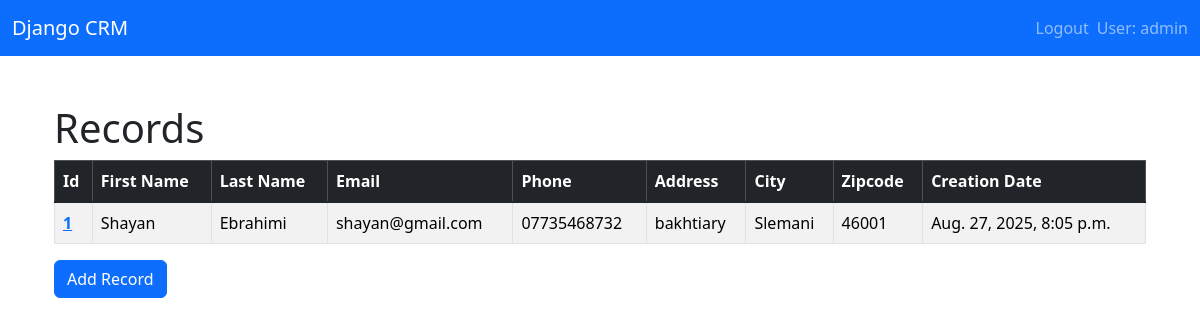
Screenshot of / (signed in) with the database file from the repository.
### website/models.py (models this page shows, shortened)
class Record(models.Model):
    created_at = models.DateTimeField(auto_now_add=True)
    first_name = models.CharField(max_length=100)
    last_name = models.CharField(max_length=100)
    email = models.CharField(max_length=100)
    phone_number = models.CharField(max_length=15)
    address = models.CharField(max_length=100)
    city = models.CharField(max_length=100)
    state = models.CharField(max_length=100)
    zipcode =models.CharField(max_length=100)

### website/views.py (the view)
# urls.py: 2. Add a URL to urlpatterns:  path('', views.home, name='home')
def home(request):
    records = Record.objects.all()
    context = {"records":records}
    return render(request, "home.html", context)

### website/templates/home.html (shortened to what this page needs)
{% extends "layout.html" %}
{% block content %}
    <h1>Records</h1>
    <table class="table table-striped table-hover table-bordered">
  <thead class="table-dark">
    <tr>
      <th scope="col">Id</th>
      <th scope="col">First Name</th>
      <th scope="col">Last Name</th>
      <th scope="col">Email</th>
      <th scope="col">Phone</th>
      <th scope="col">Address</th>
      <th scope="col">City</th>
      <th scope="col">Zipcode</th>
      <th scope="col">Creation Date</th>
    </tr>
  </thead>
  <tbody class="table-group-divider">
    {% if records %}
        {% for record in records %}
            <tr>
                <th scope="row"><a href="{% url "customer_record" pk=record.id %}">{{record.id}}</th></a>
                <td>{{record.first_name}}</td>
                <td>{{record.last_name}}</td>
                <td>{{record.email}}</td>
                <td>{{record.phone_number}}</td>
                <td>{{record.address}}</td>
                <td>{{record.city}}</td>
                <td>{{record.zipcode}}</td>
                <td>{{record.created_at}}</td>
            </tr>
        {% endfor %}
    {% endif %}
  </tbody>
</table>
<a href="{% url "add_record" %}" class="btn btn-primary">Add Record</a>
{% endblock content %}

### website/templates/navbar.html (shortened to what this page needs)
<nav class="navbar navbar-expand-lg navbar-dark bg-primary">
  <div class="container-fluid">
    <a class="navbar-brand" href="{% url "home" %}">Django CRM</a>
    <div class="collapse navbar-collapse" id="navbarSupportedContent">
      <ul class="navbar-nav ms-auto mb-2 mb-lg-0">
        {% if user.is_authenticated %}
        <li class="nav-item">
          <a class="nav-link" href="{% url "logout" %}">Logout</a>
        </li>
        <span class="navbar-text" >User: {{ user }}</span>
        {% endif %}
      </ul>
    </div>
  </div>
</nav>

### rows the page displays
Record: id "1", first_name "Shayan", last_name "Ebrahimi", email "shayan@gmail.com", phone_number "07735468732", address "bakhtiary", city "Slemani", zipcode "46001", created_at "Aug. 27, 2025, 8:05 p.m."

### other values shown
{{ user }} "admin"
